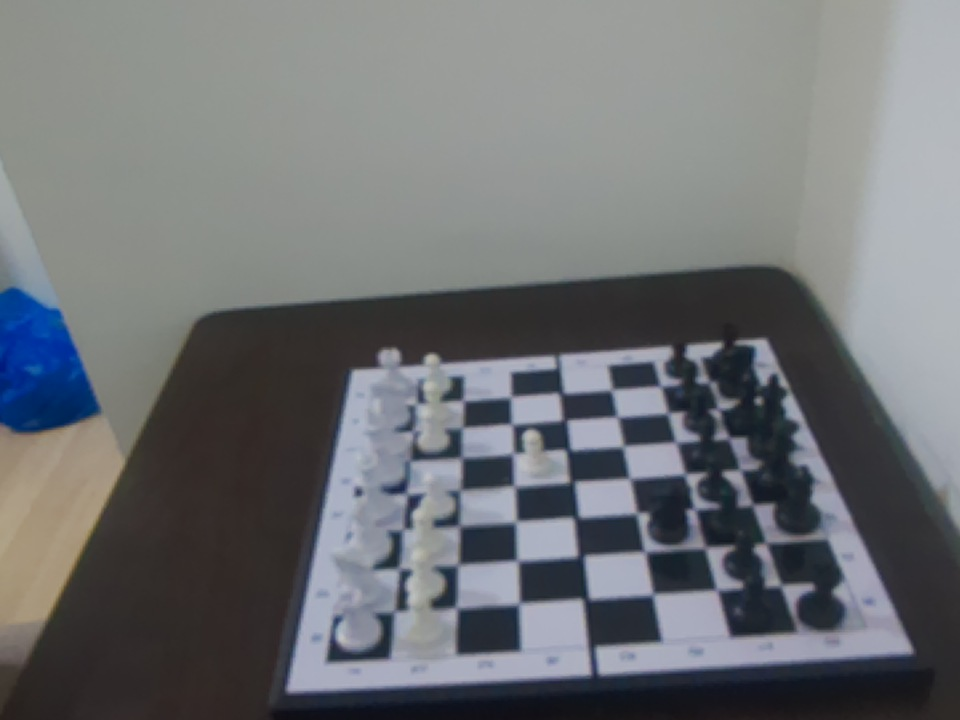
#> input picture photos/photo.jpg, 960 x 720 px
$ python -i board_detection.py   (imports and definitions only)
#> lines starting #> are read from the running program, lines starting #| are printed output that depends on the picture
import os
import base64
import requests
import cv2
import numpy as np
from dotenv import load_dotenv
from pycocotools import mask as mask_utils


# [1 line not run here, left out]

# [1 line that did not run here, left out]

URL = (
    "https://serverless.roboflow.com/infer/workflows/"
    "blitz-noob/general-segmentation-api-9"
)


def order_corners(points):
    points = np.asarray(points, dtype=np.float32)

    coordinate_sum = points.sum(axis=1)
    coordinate_difference = points[:, 1] - points[:, 0]

    top_left = points[np.argmin(coordinate_sum)]
    bottom_right = points[np.argmax(coordinate_sum)]
    top_right = points[np.argmin(coordinate_difference)]
    bottom_left = points[np.argmax(coordinate_difference)]

    return np.array(
        [top_left, top_right, bottom_right, bottom_left],
        dtype=np.float32,
    )


def decode_rle_mask(rle_mask):
    """Decode Roboflow's compressed COCO RLE mask."""

    rle = {
        "size": rle_mask["size"],
        "counts": rle_mask["counts"],
    }

    if isinstance(rle["counts"], str):
        rle["counts"] = rle["counts"].encode("ascii")

    mask = mask_utils.decode(rle)

    # Handle a possible H x W x 1 result.
    if mask.ndim == 3:
        mask = mask[:, :, 0]

    return (mask.astype(np.uint8) * 255)


def run_workflow(image, classes, workflow_url=URL):
    if image is None:
        raise ValueError("Input image is None")

    success, encoded = cv2.imencode(
        ".jpg",
        image,
        [cv2.IMWRITE_JPEG_QUALITY, 95],
    )

    if not success:
        raise RuntimeError("Could not encode camera frame")

    image_base64 = base64.b64encode(encoded.tobytes()).decode("ascii")

    response = requests.post(
        workflow_url,
        json={
            "inputs": {
                "image": {
                    "type": "base64",
                    "value": image_base64,
                },
                # The current Workflow may hardcode prompts; piece inference
                # can use a separate URL through ROBOFLOW_PIECE_WORKFLOW_URL.
                "classes": classes,
            }
        },
        headers={
            "Authorization": f"Bearer {API_KEY}",
            "Content-Type": "application/json",
        },
        timeout=60,
    )

    if not response.ok:
        raise RuntimeError(
            f"Roboflow request failed with HTTP "
            f"{response.status_code}: {response.text}"
        )

    return response.json()


def get_board_points(image):
    result = run_workflow(image, "chessboard")

    try:
        workflow_output = result["outputs"][0]
        predictions = workflow_output["board_predictions"]["predictions"]
    except (KeyError, IndexError, TypeError) as error:
        raise RuntimeError(
            f"Unexpected Workflow response structure: {result}"
        ) from error

    boards = [
        prediction
        for prediction in predictions
        if prediction.get("class", "").lower() == "chessboard"
    ]

    if not boards:
        raise RuntimeError("No chessboard detected")

    board = max(
        boards,
        key=lambda prediction: prediction.get("confidence", 0.0),
    )

    print(f"Board confidence: {board['confidence']:.3f}")

    rle_mask = board.get("rle_mask")

    if not rle_mask:
        raise RuntimeError(
            "Chessboard prediction did not contain an RLE mask"
        )

    mask = decode_rle_mask(rle_mask)

    contours, _ = cv2.findContours(
        mask,
        cv2.RETR_EXTERNAL,
        cv2.CHAIN_APPROX_SIMPLE,
    )

    if not contours:
        raise RuntimeError("No board contour found")

    contour = max(contours, key=cv2.contourArea)
    hull = cv2.convexHull(contour)
    perimeter = cv2.arcLength(hull, True)

    points = None

    # Start with a conventional approximation range.
    for epsilon_ratio in np.linspace(0.005, 0.10, 100):
        approximation = cv2.approxPolyDP(
            hull,
            epsilon_ratio * perimeter,
            True,
        )

        if len(approximation) == 4:
            points = approximation.reshape(4, 2)
            break

    # Fallback when the SAM mask does not simplify cleanly to four points.
    if points is None:
        rectangle = cv2.minAreaRect(hull)
        points = cv2.boxPoints(rectangle)

    points = order_corners(points)

    print("Board corners:")
    print(np.round(points).astype(int))

    return points

>>> import cv2
>>> picture = cv2.imread('../photos/photo.jpg', cv2.IMREAD_GRAYSCALE)
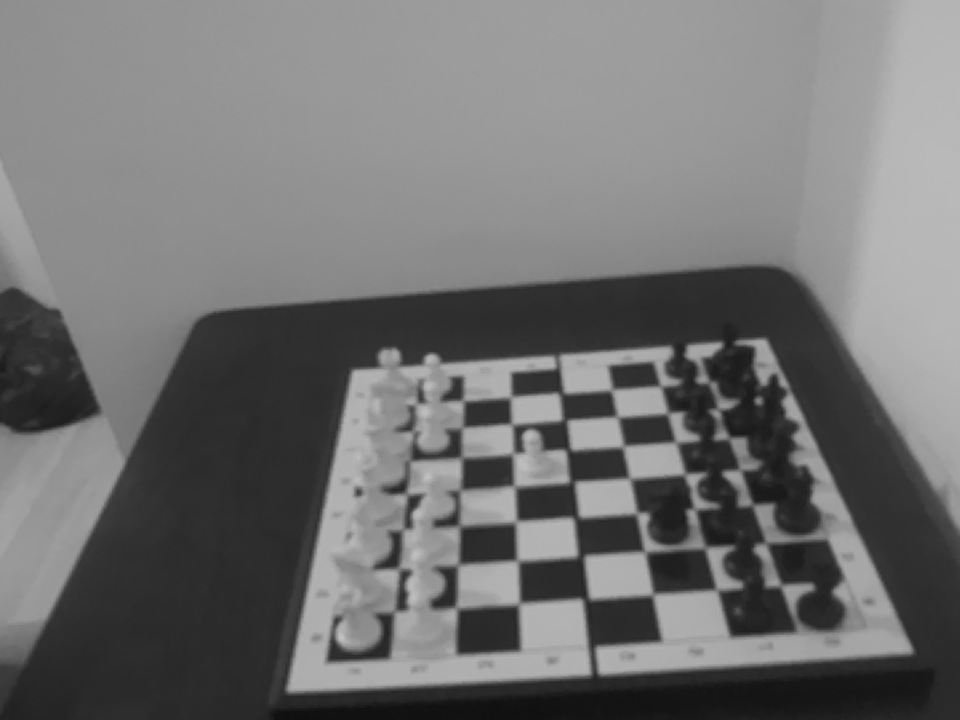
#> picture: shape (720, 960); min 14, max 193, mean 112.9
>>> result = get_board_points(picture)
#> (the run stopped early here; a loop or call above may not have finished)

$ run again, on photos/presence_debug.jpg
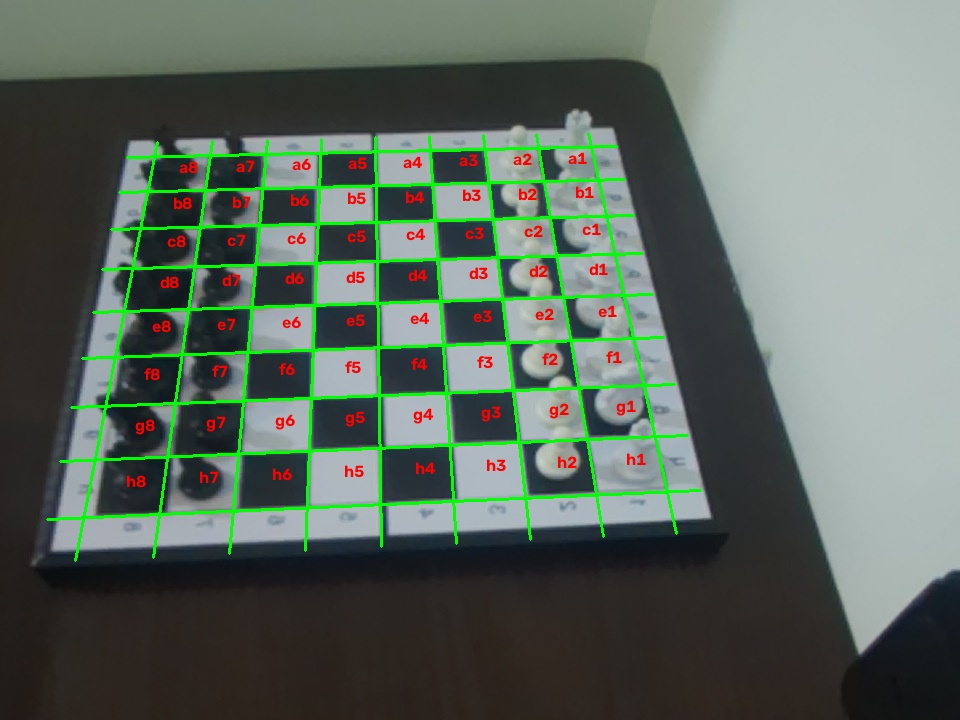
#> input picture photos/presence_debug.jpg, 960 x 720 px
#> `picture = cv2.imread('../photos/photo.jpg', cv2.IMREAD_GRAYSCALE)`:
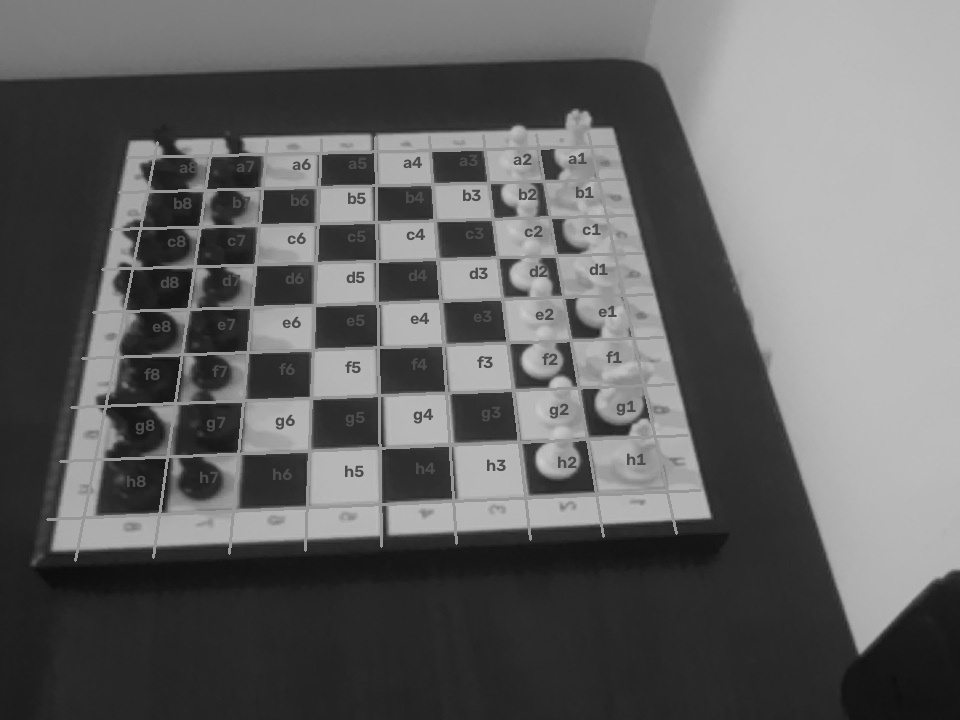
#> picture: shape (720, 960); min 12, max 205, mean 99.7
